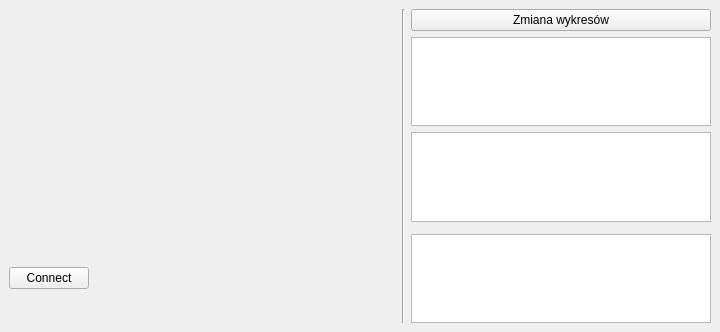
<?xml version="1.0" encoding="UTF-8"?>
<ui version="4.0">
 <class>MainWindow</class>
 <widget class="QMainWindow" name="MainWindow">
  <property name="geometry">
   <rect>
    <x>0</x>
    <y>0</y>
    <width>720</width>
    <height>332</height>
   </rect>
  </property>
  <property name="windowTitle">
   <string>QTforPCV</string>
  </property>
  <widget class="QWidget" name="centralwidget">
   <property name="autoFillBackground">
    <bool>true</bool>
   </property>
   <layout class="QGridLayout" name="gridLayout">
    <item row="1" column="5">
     <widget class="QtCharts::QChartView" name="Chartx"/>
    </item>
    <item row="0" column="4" rowspan="5">
     <widget class="Line" name="devider">
      <property name="orientation">
       <enum>Qt::Vertical</enum>
      </property>
     </widget>
    </item>
    <item row="0" column="5">
     <widget class="QPushButton" name="ChartChange">
      <property name="text">
       <string>Zmiana wykresów</string>
      </property>
     </widget>
    </item>
    <item row="4" column="5">
     <widget class="QtCharts::QChartView" name="Chartz"/>
    </item>
    <item row="2" column="5">
     <widget class="QtCharts::QChartView" name="Charty"/>
    </item>
    <item row="0" column="1">
     <spacer name="horizontalSpacer">
      <property name="orientation">
       <enum>Qt::Horizontal</enum>
      </property>
      <property name="sizeHint" stdset="0">
       <size>
        <width>40</width>
        <height>20</height>
       </size>
      </property>
     </spacer>
    </item>
    <item row="1" column="1" rowspan="4">
     <widget class="Viewer" name="_pWidget_Viewer" native="true">
      <property name="autoFillBackground">
       <bool>false</bool>
      </property>
     </widget>
    </item>
    <item row="4" column="0">
     <widget class="QPushButton" name="ConnectpushButton">
      <property name="text">
       <string>Connect</string>
      </property>
      <property name="autoDefault">
       <bool>false</bool>
      </property>
      <property name="default">
       <bool>false</bool>
      </property>
      <property name="flat">
       <bool>false</bool>
      </property>
     </widget>
    </item>
   </layout>
  </widget>
 </widget>
 <customwidgets>
  <customwidget>
   <class>Viewer</class>
   <extends>QWidget</extends>
   <header>Viewer.h</header>
   <container>1</container>
   <slots>
    <slot>recive_lastVector(QVector3D)</slot>
   </slots>
  </customwidget>
  <customwidget>
   <class>QtCharts::QChartView</class>
   <extends>QGraphicsView</extends>
   <header location="global">QtCharts/QChartView</header>
  </customwidget>
 </customwidgets>
 <resources/>
 <connections/>
</ui>
